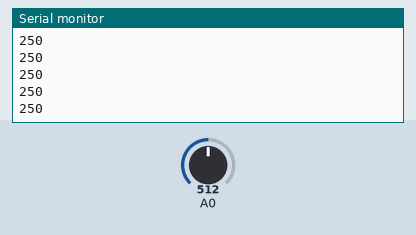
Simulated run of this sketch. Board: Arduino Uno, built with avr-gcc and run on an emulated ATmega328P. On the bench: the last lines printed to the serial monitor. The inputs (shaded band) are chosen by the test bench; at power-on: A0 = 512.

Above: at 1.2 s.
1.3 s: A0 set to 716
At 1.9 s:
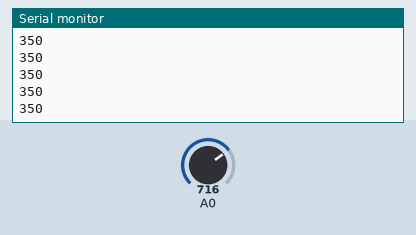
2.8 s: A0 set to 900
At 3.3 s:
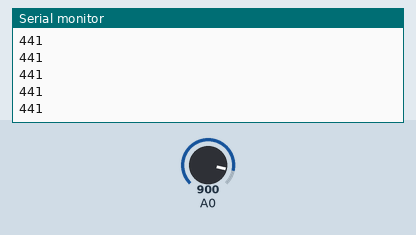
Timing chart, 0 to 5.8 s (numbered marks = the images above; inputs shaded):
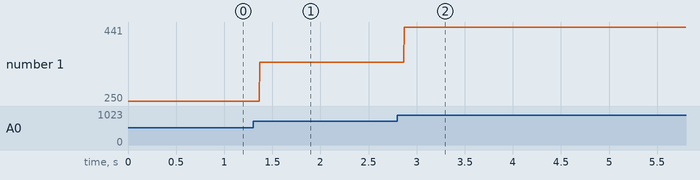

The sketch:

ADC.ino
```cpp
int val = 0;
int temp = 0;

void setup() {
  Serial.begin(9600);
}

void loop() {
  Temperature();
  Serial.println(temp);
}

void Temperature()
{
  val = analogRead(A0);
  temp = (val * 0.0049) * 100;
}
```

Measured:
- after the input at 1.3 s, the serial monitor: prints a new line after 0.07 s (image 1)
- after the input at 2.8 s, the serial monitor: prints a new line after 0.07 s (image 2)
- plotted number 1: 250 → 350 after the input at 1.3 s, 350 → 441 after the input at 2.8 s
